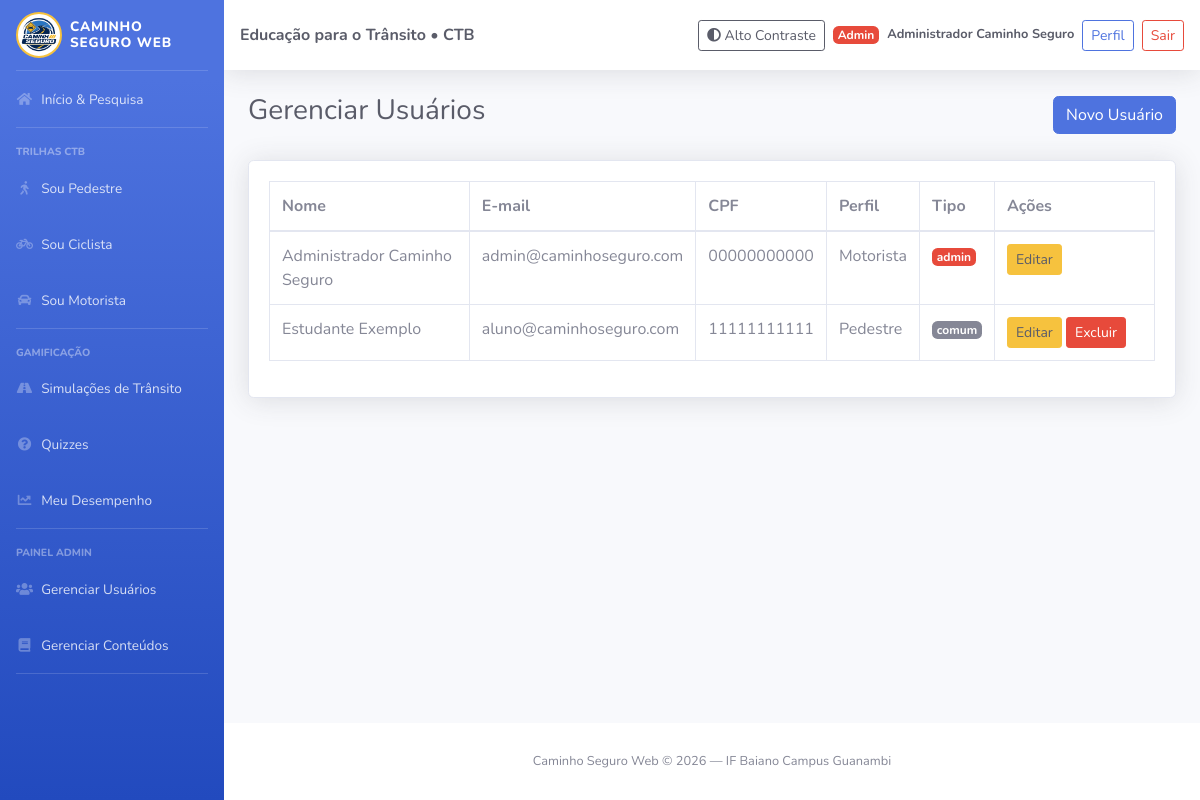
The page /user/index (signed in) on the database its author committed.
### tables this page shows
CREATE TABLE usuario (
    id_usuario INT AUTO_INCREMENT PRIMARY KEY,
    nome VARCHAR(120) NOT NULL,
    email VARCHAR(120) NOT NULL UNIQUE,
    senha VARCHAR(255) NOT NULL,
    cpf VARCHAR(14) NOT NULL,
    data_nascimento DATE NOT NULL,
    perfil_interesse VARCHAR(30) NOT NULL,
    tipo_usuario VARCHAR(20) NOT NULL DEFAULT 'comum'
);

### app/Controllers/BaseController.php (called while the page is built, shortened)
<?php
class BaseController
{
    public function __construct()
    {
        $this->pdo = Database::connect();
    }
    protected function render($view, $dados = [])
    {
        extract($dados);
        require_once __DIR__ . '/../Views/' . $view . '.php';
    }
}

### app/Controllers/UserController.php (called while the page is built, shortened)
<?php
class UserController extends BaseController
{
    public function index()
    {
        $userModel = new User();
        $usuarios = $userModel->listarTodos($this->pdo);
        $this->render('users/index', ['usuarios' => $usuarios]);
    }
}

### public/index.php (called while the page is built, shortened)
<?php
require_once __DIR__ . '/../config/Database.php';
spl_autoload_register(function (string $class) {
$file = __DIR__ . '/../app/'
. str_replace(['App\\', '\\'], ['', '/'], $class) . '.php';
});
$url = explode('/', trim($_GET['url'] ?? 'user/index', '/'));
$method = $url[1] ?? 'index';
$params = array_slice($url, 2);
(new $controller())->$method(...$params);

### config/database.php (called while the page is built, shortened)
<?php
class Database
{
    public static function connect()
    {
        $host = 'localhost';
        $db = 'caminho_seguro';
        $user = 'root';
        $pass = '';
        try {
            $pdo = new PDO("mysql:host=$host;dbname=$db;charset=utf8mb4", $user, $pass);
            $pdo->setAttribute(PDO::ATTR_ERRMODE, PDO::ERRMODE_EXCEPTION);
            return $pdo;
        } catch (PDOException $e) {
            die("Falha na conexão com o banco de dados: " . $e->getMessage());
        }
    }
}

### app/Models/User.php (called while the page is built, shortened)
<?php
class User
{
    public function listarTodos($pdo)
    {
        $sql = "SELECT id_usuario, nome, email, cpf, data_nascimento, perfil_interesse, tipo_usuario
                FROM usuario ORDER BY nome ASC";
        $stmt = $pdo->query($sql);
        return $stmt->fetchAll(PDO::FETCH_ASSOC);
    }
}

### app/Views/users/index.php (the view)
<?php require_once __DIR__ . '/../layouts/header.php'; ?>
<div class="container-fluid">
    <div class="d-flex justify-content-between align-items-center mb-4">
        <h1 class="h3 text-gray-800">Gerenciar Usuários</h1>
        <a href="/caminhoseguroWeb2/user/create" class="btn btn-primary">Novo Usuário</a>
    </div>
    <div class="card shadow mb-4">
        <div class="card-body">
            <div class="table-responsive">
                <table class="table table-bordered table-hover">
                    <thead>
                        <tr>
                            <th>Nome</th>
                            <th>E-mail</th>
                            <th>CPF</th>
                            <th>Perfil</th>
                            <th>Tipo</th>
                            <th width="160">Ações</th>
                        </tr>
                    </thead>
                    <tbody>
                        <?php foreach ($usuarios as $u): ?>
                            <tr>
                                <td><?= htmlspecialchars($u['nome']) ?></td>
                                <td><?= htmlspecialchars($u['email']) ?></td>
                                <td><?= htmlspecialchars($u['cpf']) ?></td>
                                <td><?= htmlspecialchars($u['perfil_interesse']) ?></td>
                                <td>
                                    <span class="badge badge-<?= $u['tipo_usuario'] === 'admin' ? 'danger' : 'secondary' ?>">
                                        <?= htmlspecialchars($u['tipo_usuario']) ?>
                                    </span>
                                </td>
                                <td>
                                    <a href="/caminhoseguroWeb2/user/edit/<?= $u['id_usuario'] ?>" class="btn btn-sm btn-warning text-dark">Editar</a>
                                    <?php if ((int)$u['id_usuario'] !== (int)$_SESSION['usuario_id']): ?>
                                        <a href="/caminhoseguroWeb2/user/delete/<?= $u['id_usuario'] ?>" class="btn btn-sm btn-danger" onclick="return confirm('Confirma a exclusão deste usuário?');">Excluir</a>
                                    <?php endif; ?>
                                </td>
                            </tr>
                        <?php endforeach; ?>
                    </tbody>
                </table>
            </div>
        </div>
    </div>
</div>
<?php require_once __DIR__ . '/../layouts/footer.php'; ?>

### rows shown on the page
usuario: nome "Administrador Caminho Seguro", email "admin@caminhoseguro.com", cpf "00000000000", perfil_interesse "Motorista", tipo_usuario "admin"
usuario: nome "Estudante Exemplo", email "aluno@caminhoseguro.com", cpf "11111111111", perfil_interesse "Pedestre", tipo_usuario "comum"

### other values the page prints
$_SESSION['usuario_nome'] "Administrador Caminho Seguro"
